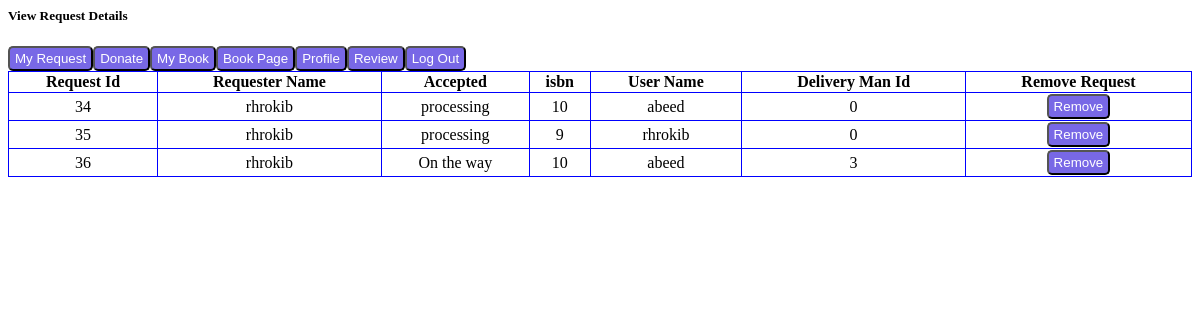
The page /view_request/view_req.php (signed in) on the database its author committed.
### tables this page shows
CREATE TABLE `request` (
  `reqId` int(11) NOT NULL,
  `requester_name` varchar(30) NOT NULL,
  `time` datetime NOT NULL,
  `accepted` varchar(50) NOT NULL DEFAULT 'processing',
  `username` varchar(30) NOT NULL,
  `book_id` int(13) DEFAULT NULL,
  `deliveryManid` int(11) NOT NULL
);

### view_request/view_req.php (the view, shortened to what this page needs)
<?php
        $servername = "localhost";
        $username = "dbms";
        $password = "dbms";
        $con = new mysqli($servername, $username, $password);
        mysqli_select_db($con, 'demo');
        $requester_name = $_SESSION['user'];
    ?>
            <h5>View Request Details</h5>
                    <table id="ptable">
                        <thead>
                            <tr>
                                <th>Request Id</th>
                                <th>Requester Name</th>
                                <th>Accepted</th>
                                <th>isbn</th>
                                <th>User Name</th>
                                <th>Delivery Man Id</th>
                                <th>Remove Request</th>
                            </tr>
                        </thead>
            <tbody>
                <?php
                    $sql = "SELECT reqId, requester_name, accepted, book_id, deliveryManid, username FROM request WHERE requester_name = '$requester_name'";
                    $res = mysqli_query($con, $sql);
                     if(mysqli_num_rows($res) > 0){
                        while($row = mysqli_fetch_array($res)){
                        ?>
                            <tr>
                                <td><?php echo $row['reqId'] ?></td>
                                <td><?php echo $row['requester_name'] ?></td>
                                <td><?php echo $row['accepted'] ?></td>
                                <td><?php echo $row['book_id'] ?></td>
                                <td><?php echo $row['username'] ?></td>
                                <td><?php echo $row['deliveryManid'] ?></td>
                                <td><button class="btn"> <a class = "rating" href="remove_req.php?reqId=<?php echo $row['reqId']; ?>">Remove</a> </button></td>
                            </tr>
                        <?php
                        }
                    }
                    else{
                        echo "No Request has done yet!";
                    }
                ?>
            </tbody>
<!DOCTYPE html>
<html lang="en">
<head>
</head>
<body>
        <button class="btn"> <a class = "rating" href="..\view_request\view_req.php">My Request</a> </button>
        <button class="btn"> <a class = "rating" href="..\donate\donate.php">Donate</a> </button>
        <button class="btn"> <a class = "rating" href="..\my_book\book_view.php">My Book</a> </button>
        <button class="btn"> <a class="rating" href="..\book\book.php">Book Page</a> </button>
        <button class="btn"> <a class="rating" href="..\profile">Profile</a> </button>
		<button class="btn"> <a class="rating" href="..\review">Review</a> </button>
        <button class="btn"> <a class = "rating" href="..\logout\logout.php">Log Out</a> </button>
</body>
</html>

### view_request/view_req.php (style rules this page uses)
#ptable { width: 100%; border: 1px solid blue; border-collapse: collapse; }
#ptable th, #ptable td { border: 1px solid blue; border-collapse: collapse; text-align: center; }
.btn { background: #7868e6; padding: 3px 5px; border-radius: 5px; }
.rating { text-decoration: none; color: white; }

### rows shown on the page
request: reqId "34", requester_name "rhrokib", accepted "processing", book "10", username "abeed", deliveryManid "0"
request: reqId "35", requester_name "rhrokib", accepted "processing", book "9", username "rhrokib", deliveryManid "0"
request: reqId "36", requester_name "rhrokib", accepted "On the way", book "10", username "abeed", deliveryManid "3"
